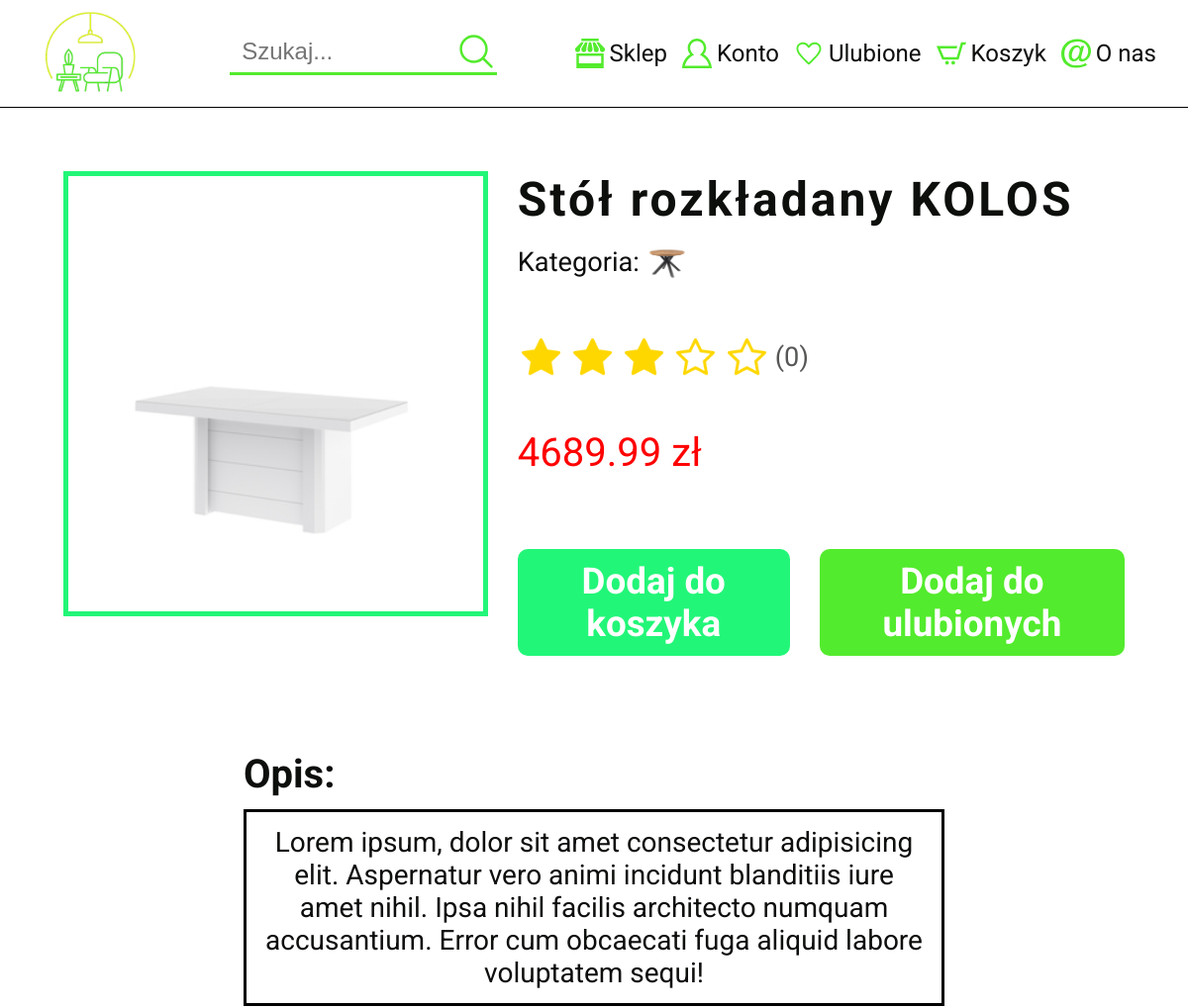
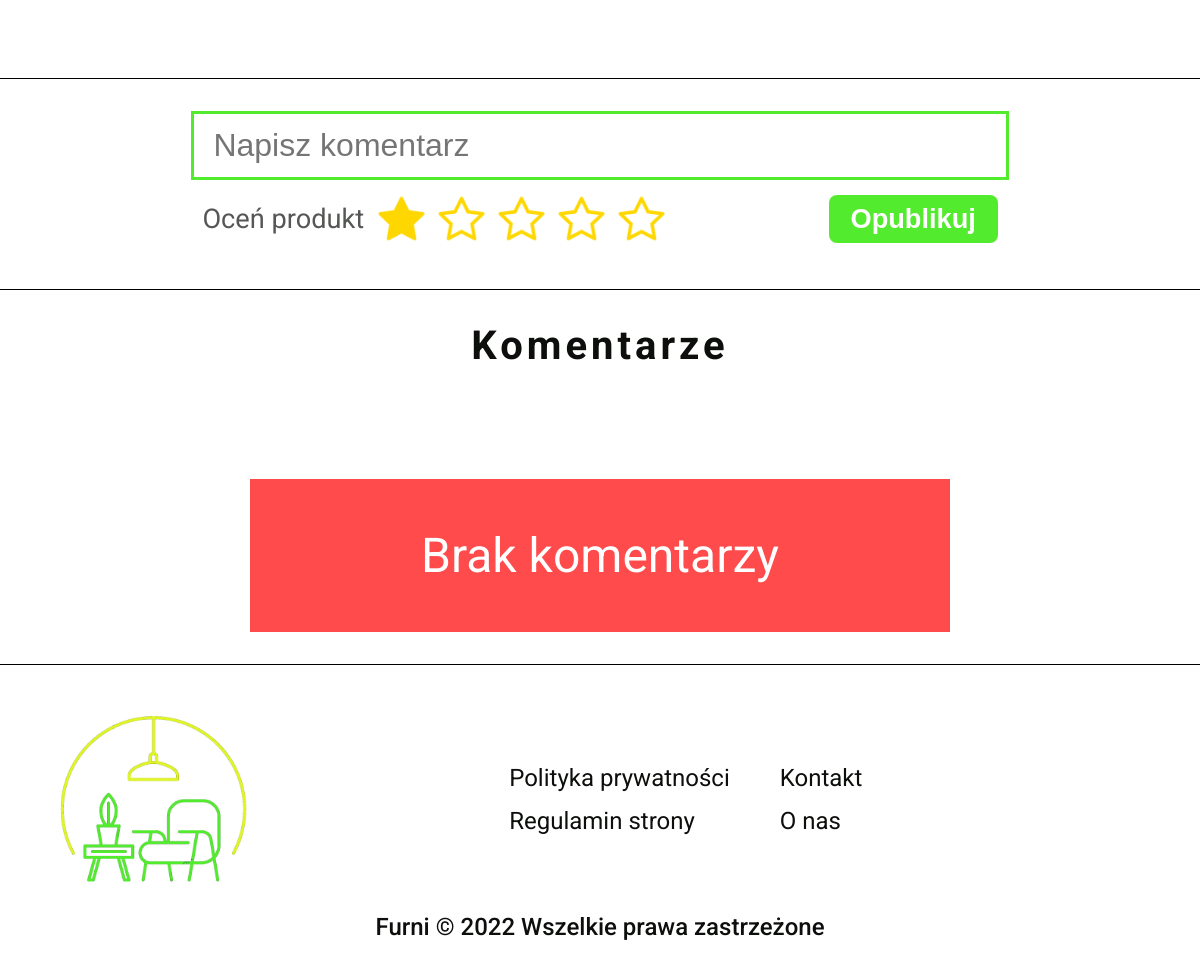
Page /produkt?id=243 on the committed database (2 pictures, top to bottom).
### tables this page shows
CREATE TABLE `produkty` (
  `id` int(11) NOT NULL,
  `nazwa` varchar(255) NOT NULL,
  `kategoria` varchar(255) NOT NULL,
  `opis` text NOT NULL DEFAULT 'Lorem ipsum, dolor sit amet consectetur adipisicing elit. Aspernatur vero animi incidunt blanditiis iure amet nihil. Ipsa nihil facilis architecto numquam accusantium. Error cum obcaecati fuga aliquid labore voluptatem sequi!',
  `cena` float NOT NULL,
  `poprzednia_cena` float DEFAULT NULL,
  `data_wypuszczenia` datetime NOT NULL DEFAULT current_timestamp()
);

### product.php (the view, shortened to what the rows shown need)
<?php
    require_once 'inc/connection.php';
    $id_produktu = htmlentities($_GET['id'],ENT_QUOTES);
    $query = "SELECT * FROM produkty WHERE id='$id_produktu'";
    if($result = $con->query($query)){
        if($result->num_rows>0){
            $produkt = $result->fetch_assoc();
        }
        else{
            exit();
        }
    }
    else{
        exit();
    }
?>
<!DOCTYPE html>
<html lang="pl">
<head>
    <link rel="stylesheet" href="css/generic.css">
    <link rel="stylesheet" href="css/product.css">
</head>
<body>
    <main>
        <section class="mebel">
            <img src="img/products/<?php echo $produkt['kategoria']; ?>/<?php echo $produkt['nazwa']; ?>.png" alt="<?php echo $produkt['nazwa']; ?>" class="mebel__img">
            <div class="mebel__right">
                <div class="mebel__right__top">
                    <h1 class="mebel__nazwa"><?php echo $produkt['nazwa']; ?></h1>
                    <p class="mebel__kategoria">Kategoria: <img src="img/products/kategorie/<?php echo $produkt['kategoria']; ?>.png" alt="<?php echo $produkt['kategoria']; ?>" class="mebel__kategoria__img"></p>
                </div>
                <div class="mebel__right__stars">
                    <div class="mebel__stars">
                    </div>
                </div>
                <p class="mebel__cena"><?php
                    echo $produkt['cena'].' zł';
                ?></p>
                <div class="mebel__buttons">
                    <button onclick="dodajProduktDoKoszyka(event,<?php echo $produkt['id']; ?>)" class="mebel__button mebel__button--koszyk">
                    </button>
                    <button onclick="dodajProduktDoUlubionych(event,<?php echo $produkt['id']; ?>)" class="mebel__button mebel__button--ulubione">
                    </button>
                </div>
            </div>
        </section>
        <section class="opis">
            <h2 class="opis__heading">Opis:</h2>
            <p class="opis__text"><?php echo $produkt['opis']; ?></p>
        </section>
        <section class="komentarze">
            <h2 class="komentarze__heading">Komentarze</h2>
        </section>
    </main>
</body>
</html>

### rows in the picture
produkty: kategoria+nazwa (picture), nazwa "Stół rozkładany KOLOS", kategoria (picture), cena "4689.99", opis "Lorem ipsum, dolor sit amet consectetur adipisicing elit. Aspernatur vero animi incidunt blanditiis iure amet nihil. Ipsa nihil facilis architecto numquam accusantium. Error cum obcaecati fuga aliquid labore voluptatem sequi!"
